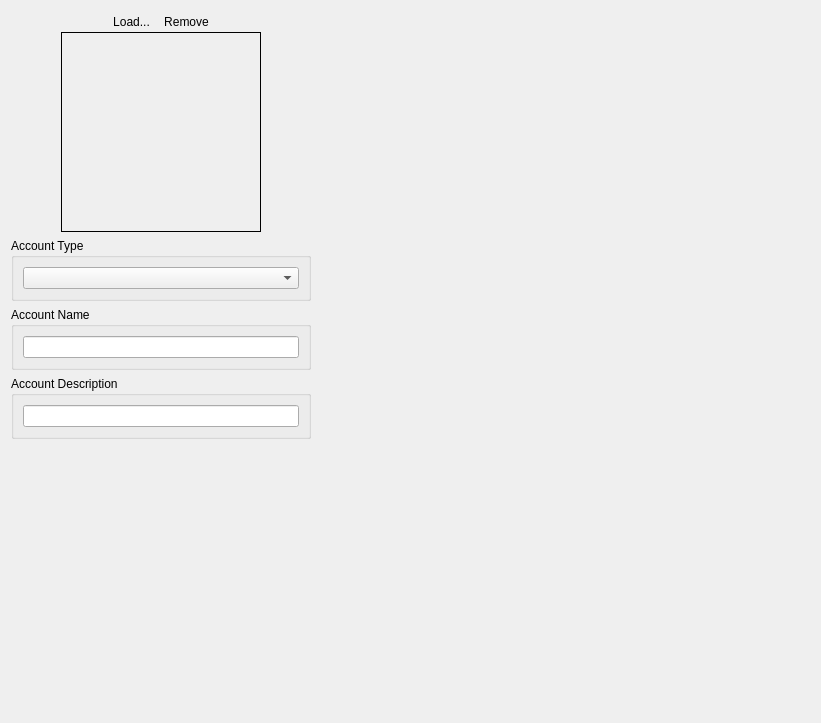
<?xml version="1.0" encoding="UTF-8"?>
<ui version="4.0">
 <class>CAccountInfoEditorComp</class>
 <widget class="QWidget" name="CAccountInfoEditorComp">
  <property name="geometry">
   <rect>
    <x>0</x>
    <y>0</y>
    <width>821</width>
    <height>723</height>
   </rect>
  </property>
  <property name="windowTitle">
   <string>Edit Product Instance</string>
  </property>
  <property name="styleSheet">
   <string notr="true"/>
  </property>
  <layout class="QHBoxLayout" name="horizontalLayout" stretch="1,2">
   <item>
    <layout class="QVBoxLayout" name="verticalLayout_3" stretch="1,1,1,1,1000">
     <item>
      <widget class="QWidget" name="OverviewFrame" native="true">
       <property name="sizePolicy">
        <sizepolicy hsizetype="Expanding" vsizetype="Expanding">
         <horstretch>0</horstretch>
         <verstretch>0</verstretch>
        </sizepolicy>
       </property>
       <layout class="QVBoxLayout" name="verticalLayout">
        <property name="spacing">
         <number>0</number>
        </property>
        <property name="leftMargin">
         <number>0</number>
        </property>
        <property name="topMargin">
         <number>0</number>
        </property>
        <property name="rightMargin">
         <number>0</number>
        </property>
        <property name="bottomMargin">
         <number>0</number>
        </property>
        <item>
         <widget class="QFrame" name="CommandFrame_2">
          <property name="frameShape">
           <enum>QFrame::NoFrame</enum>
          </property>
          <property name="frameShadow">
           <enum>QFrame::Raised</enum>
          </property>
          <layout class="QHBoxLayout" name="horizontalLayout_2">
           <property name="spacing">
            <number>0</number>
           </property>
           <property name="leftMargin">
            <number>0</number>
           </property>
           <property name="topMargin">
            <number>0</number>
           </property>
           <property name="rightMargin">
            <number>0</number>
           </property>
           <property name="bottomMargin">
            <number>0</number>
           </property>
           <item>
            <spacer name="horizontalSpacer_5">
             <property name="orientation">
              <enum>Qt::Horizontal</enum>
             </property>
             <property name="sizeHint" stdset="0">
              <size>
               <width>417</width>
               <height>20</height>
              </size>
             </property>
            </spacer>
           </item>
           <item>
            <widget class="QToolButton" name="LoadPicture">
             <property name="text">
              <string>Load...</string>
             </property>
             <property name="icon">
              <iconset resource="../imtgui/imtgui.qrc">
               <normaloff>:/Icons/Workflow</normaloff>:/Icons/Workflow</iconset>
             </property>
             <property name="iconSize">
              <size>
               <width>16</width>
               <height>16</height>
              </size>
             </property>
             <property name="toolButtonStyle">
              <enum>Qt::ToolButtonTextBesideIcon</enum>
             </property>
             <property name="autoRaise">
              <bool>true</bool>
             </property>
            </widget>
           </item>
           <item>
            <widget class="QToolButton" name="RemovePicture">
             <property name="text">
              <string>Remove</string>
             </property>
             <property name="icon">
              <iconset resource="../imtgui/imtgui.qrc">
               <normaloff>:/Icons/Remove</normaloff>:/Icons/Remove</iconset>
             </property>
             <property name="iconSize">
              <size>
               <width>16</width>
               <height>16</height>
              </size>
             </property>
             <property name="toolButtonStyle">
              <enum>Qt::ToolButtonTextBesideIcon</enum>
             </property>
             <property name="autoRaise">
              <bool>true</bool>
             </property>
            </widget>
           </item>
           <item>
            <spacer name="horizontalSpacer_4">
             <property name="orientation">
              <enum>Qt::Horizontal</enum>
             </property>
             <property name="sizeHint" stdset="0">
              <size>
               <width>417</width>
               <height>20</height>
              </size>
             </property>
            </spacer>
           </item>
          </layout>
         </widget>
        </item>
        <item>
         <layout class="QHBoxLayout" name="horizontalLayout_3">
          <property name="spacing">
           <number>0</number>
          </property>
          <item>
           <spacer name="horizontalSpacer_2">
            <property name="orientation">
             <enum>Qt::Horizontal</enum>
            </property>
            <property name="sizeHint" stdset="0">
             <size>
              <width>40</width>
              <height>20</height>
             </size>
            </property>
           </spacer>
          </item>
          <item>
           <widget class="QFrame" name="AccountPicture">
            <property name="sizePolicy">
             <sizepolicy hsizetype="Expanding" vsizetype="Expanding">
              <horstretch>0</horstretch>
              <verstretch>0</verstretch>
             </sizepolicy>
            </property>
            <property name="minimumSize">
             <size>
              <width>200</width>
              <height>200</height>
             </size>
            </property>
            <property name="frameShape">
             <enum>QFrame::Box</enum>
            </property>
            <property name="frameShadow">
             <enum>QFrame::Plain</enum>
            </property>
            <layout class="QVBoxLayout" name="verticalLayout_9">
             <property name="spacing">
              <number>0</number>
             </property>
             <property name="leftMargin">
              <number>0</number>
             </property>
             <property name="topMargin">
              <number>0</number>
             </property>
             <property name="rightMargin">
              <number>0</number>
             </property>
             <property name="bottomMargin">
              <number>0</number>
             </property>
            </layout>
           </widget>
          </item>
          <item>
           <spacer name="horizontalSpacer">
            <property name="orientation">
             <enum>Qt::Horizontal</enum>
            </property>
            <property name="sizeHint" stdset="0">
             <size>
              <width>40</width>
              <height>20</height>
             </size>
            </property>
           </spacer>
          </item>
         </layout>
        </item>
       </layout>
      </widget>
     </item>
     <item>
      <widget class="QGroupBox" name="AccountTypeGroup">
       <property name="minimumSize">
        <size>
         <width>300</width>
         <height>0</height>
        </size>
       </property>
       <property name="maximumSize">
        <size>
         <width>600</width>
         <height>16777215</height>
        </size>
       </property>
       <property name="title">
        <string>Account Type</string>
       </property>
       <layout class="QVBoxLayout" name="verticalLayout_4">
        <item>
         <widget class="QComboBox" name="AccountTypeCombo"/>
        </item>
       </layout>
      </widget>
     </item>
     <item>
      <widget class="QGroupBox" name="AccountNameGroup">
       <property name="minimumSize">
        <size>
         <width>300</width>
         <height>0</height>
        </size>
       </property>
       <property name="maximumSize">
        <size>
         <width>600</width>
         <height>16777215</height>
        </size>
       </property>
       <property name="title">
        <string>Account Name</string>
       </property>
       <layout class="QVBoxLayout" name="verticalLayout_2">
        <item>
         <widget class="QLineEdit" name="AccountNameEdit"/>
        </item>
       </layout>
      </widget>
     </item>
     <item>
      <widget class="QGroupBox" name="AccountDescriptionGroup">
       <property name="minimumSize">
        <size>
         <width>300</width>
         <height>0</height>
        </size>
       </property>
       <property name="maximumSize">
        <size>
         <width>600</width>
         <height>16777215</height>
        </size>
       </property>
       <property name="title">
        <string>Account Description</string>
       </property>
       <layout class="QVBoxLayout" name="verticalLayout_5">
        <item>
         <widget class="QLineEdit" name="AccountDescriptionEdit"/>
        </item>
       </layout>
      </widget>
     </item>
     <item>
      <spacer name="verticalSpacer">
       <property name="orientation">
        <enum>Qt::Vertical</enum>
       </property>
       <property name="sizeHint" stdset="0">
        <size>
         <width>20</width>
         <height>40</height>
        </size>
       </property>
      </spacer>
     </item>
    </layout>
   </item>
   <item>
    <widget class="QFrame" name="ContactEditor">
     <property name="frameShape">
      <enum>QFrame::NoFrame</enum>
     </property>
     <property name="frameShadow">
      <enum>QFrame::Plain</enum>
     </property>
     <layout class="QVBoxLayout" name="verticalLayout_6"/>
    </widget>
   </item>
  </layout>
 </widget>
 <resources>
  <include location="../imtgui/imtgui.qrc"/>
 </resources>
 <connections/>
</ui>
